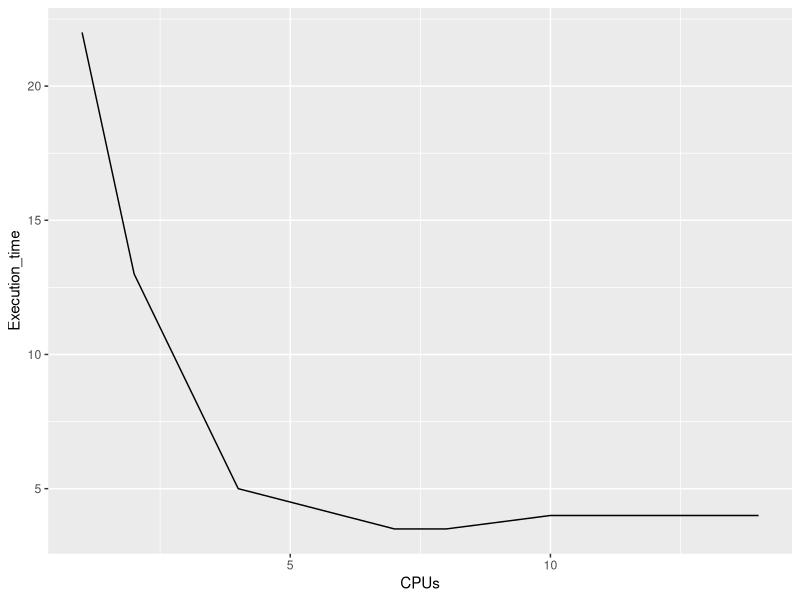
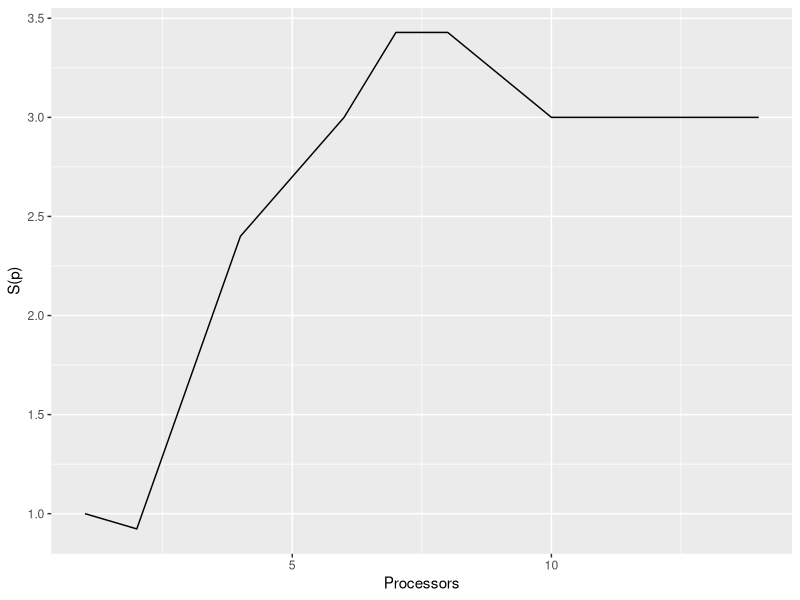

Recreate these plots in R, in order.
## ---- chunk 1
knitr::opts_chunk$set(echo = TRUE)
## ---- chunk 2
library(ggplot2)
cat("Average run time chart according to the number of CPUs")
mean_values <- c(22,13,5,4,3.5,3.5,4,4,4)
df <- data.frame(CPUs = c(1,2,4,6,7,8,10,12,14),Execution_time = mean_values)
ggplot(df)+geom_line(aes(CPUs,Execution_time))
## ---- chunk 3

values <- c(12/12,12/13,12/5,12/4,12/3.5,12/3.5,12/4,12/4,12/4)
process <- c(1,2,4,6,7,8,10,12,14)
df <- data.frame(Processors = process, Valeurs = values)
ggplot(df)+geom_line(aes(Processors,Valeurs))+labs(y = "S(p)")
